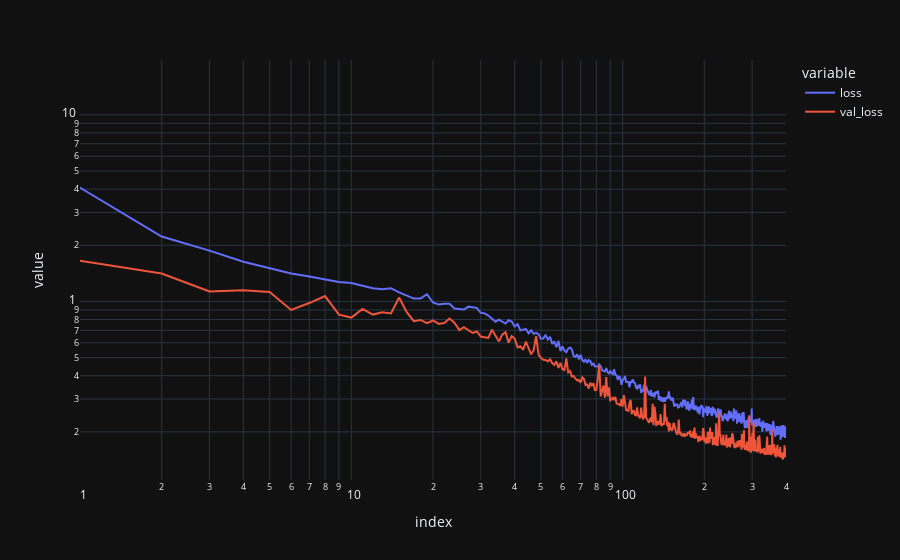
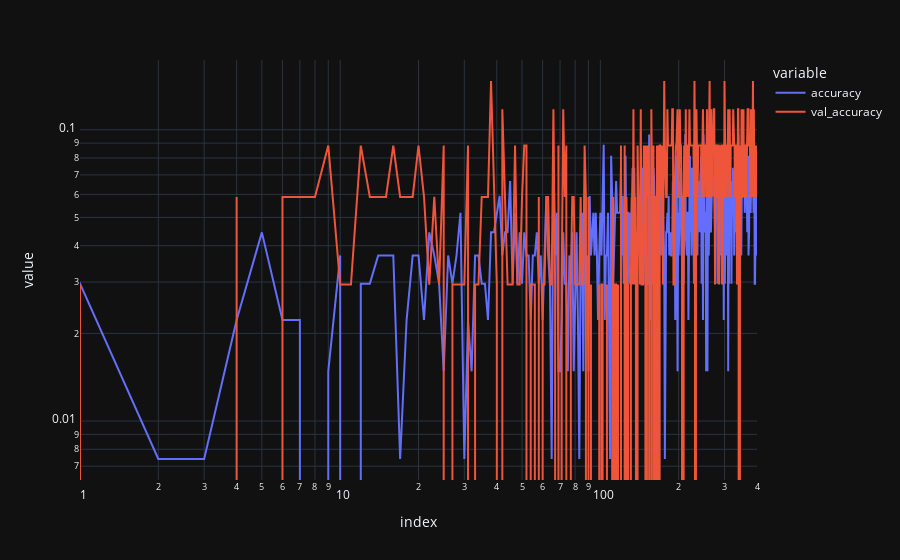

The cell these charts' notebook holds for them, in order:
### Code cell
px.line(history, y=['loss', 'val_loss'], log_y=True, log_x=True).show()
px.line(history, y=['accuracy', 'val_accuracy'], log_y=True, log_x=True).show()

### Figure 1 — Plotly figure (JSON) as saved in the notebook; plotly's stock layout.template omitted (floating-point values rounded to 4 significant figures; data arrays with more than 128 entries replaced by an {"elided": "..."} marker saying what was removed)
{"data": [{"hovertemplate": "variable=loss<br>index=%{x}<br>value=%{y}<extra></extra>", "legendgroup": "loss", "line": {"color": "#636efa", "dash": "solid"}, "marker": {"symbol": "circle"}, "mode": "lines", "name": "loss", "orientation": "v", "showlegend": true, "x": {"elided": "401 int values"}, "xaxis": "x", "y": {"elided": "401 float values"}, "yaxis": "y", "type": "scatter"}, {"hovertemplate": "variable=val_loss<br>index=%{x}<br>value=%{y}<extra></extra>", "legendgroup": "val_loss", "line": {"color": "#EF553B", "dash": "solid"}, "marker": {"symbol": "circle"}, "mode": "lines", "name": "val_loss", "orientation": "v", "showlegend": true, "x": {"elided": "401 int values"}, "xaxis": "x", "y": {"elided": "401 float values"}, "yaxis": "y", "type": "scatter"}], "layout": {"xaxis": {"anchor": "y", "domain": [0.0, 1.0], "title": {"text": "index"}, "type": "log"}, "yaxis": {"anchor": "x", "domain": [0.0, 1.0], "title": {"text": "value"}, "type": "log"}, "legend": {"title": {"text": "variable"}, "tracegroupgap": 0}, "margin": {"t": 60}}}

### Figure 2 — Plotly figure (JSON) as saved in the notebook; plotly's stock layout.template omitted (floating-point values rounded to 4 significant figures; data arrays with more than 128 entries replaced by an {"elided": "..."} marker saying what was removed)
{"data": [{"hovertemplate": "variable=accuracy<br>index=%{x}<br>value=%{y}<extra></extra>", "legendgroup": "accuracy", "line": {"color": "#636efa", "dash": "solid"}, "marker": {"symbol": "circle"}, "mode": "lines", "name": "accuracy", "orientation": "v", "showlegend": true, "x": {"elided": "401 int values"}, "xaxis": "x", "y": {"elided": "401 float values"}, "yaxis": "y", "type": "scatter"}, {"hovertemplate": "variable=val_accuracy<br>index=%{x}<br>value=%{y}<extra></extra>", "legendgroup": "val_accuracy", "line": {"color": "#EF553B", "dash": "solid"}, "marker": {"symbol": "circle"}, "mode": "lines", "name": "val_accuracy", "orientation": "v", "showlegend": true, "x": {"elided": "401 int values"}, "xaxis": "x", "y": {"elided": "401 float values"}, "yaxis": "y", "type": "scatter"}], "layout": {"xaxis": {"anchor": "y", "domain": [0.0, 1.0], "title": {"text": "index"}, "type": "log"}, "yaxis": {"anchor": "x", "domain": [0.0, 1.0], "title": {"text": "value"}, "type": "log"}, "legend": {"title": {"text": "variable"}, "tracegroupgap": 0}, "margin": {"t": 60}}}
